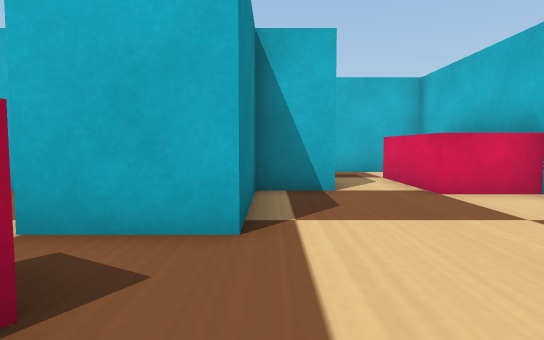
[1] (above)

17 first-person views from a walk through a Webots world. The camera is 0.08 m above the floor, tilts 4° down and sees 75° across. The floor is counted in squares, 0.1 m on a side. Each view is taken from the middle of a square. On the plan, view 1 faces up. The plan holds only what a view shows up to about 11 squares ahead; the rest is blank. The place goes on beyond the plan. Robots are left out. Simple shapes and patterns stand in for the simulator's stock objects.

[2]
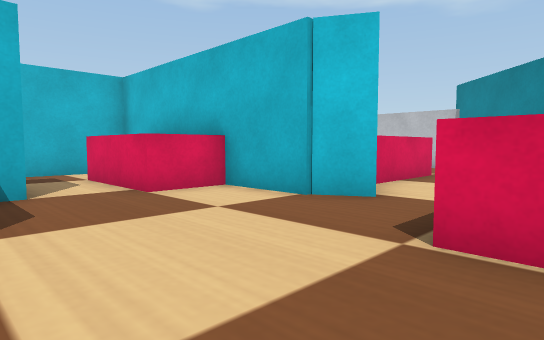

[3]
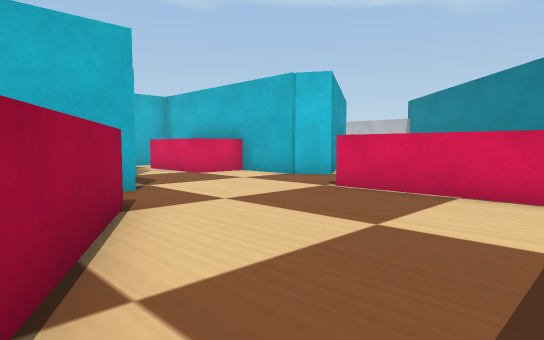

[4]
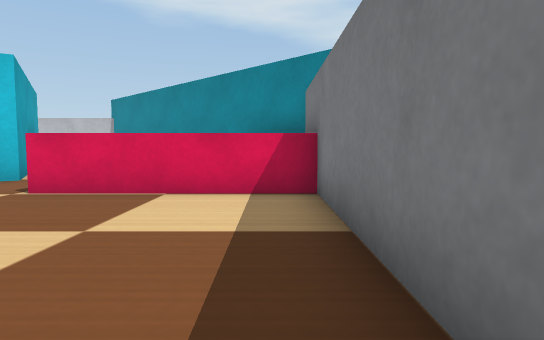

[5]
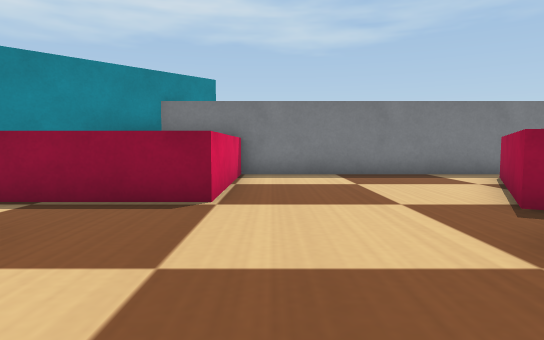

[6]
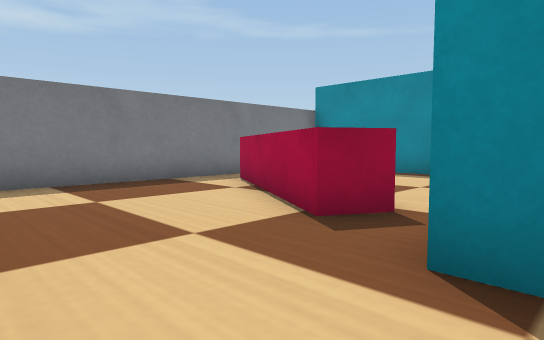

[7]
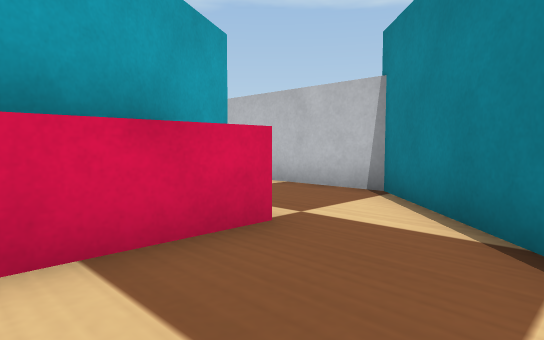

[8]
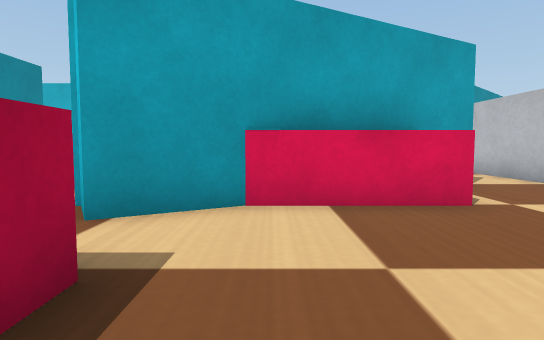

[9]
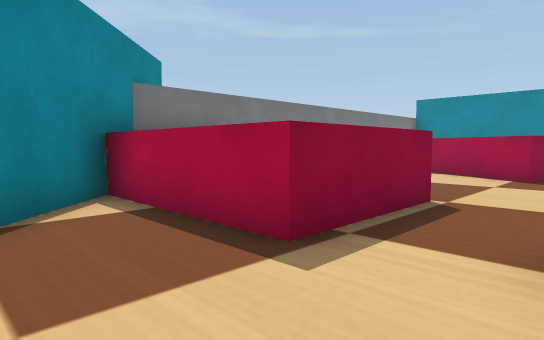

[10]
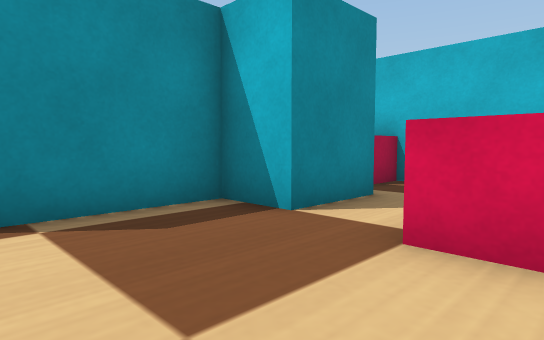

[11]
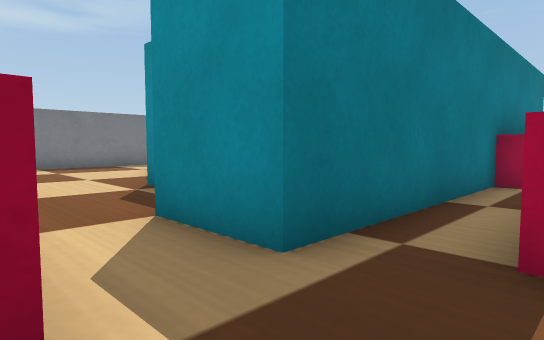

[12]
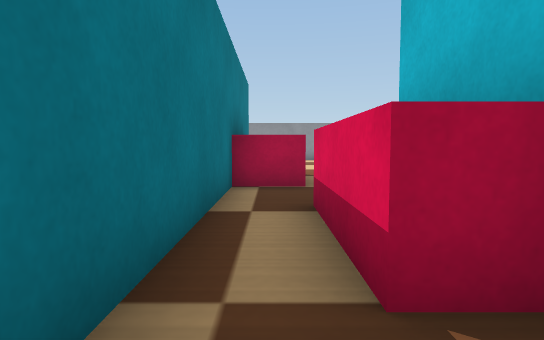

[13]
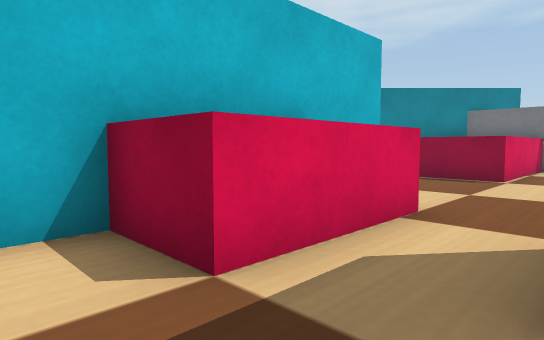

[14]
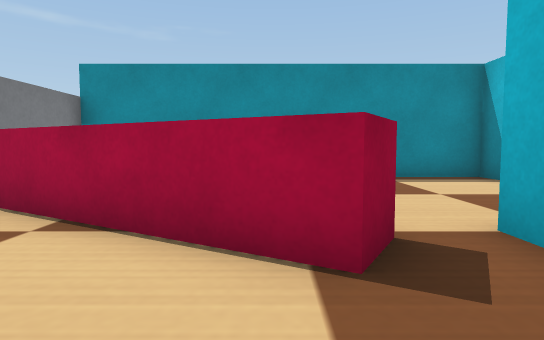

[15]
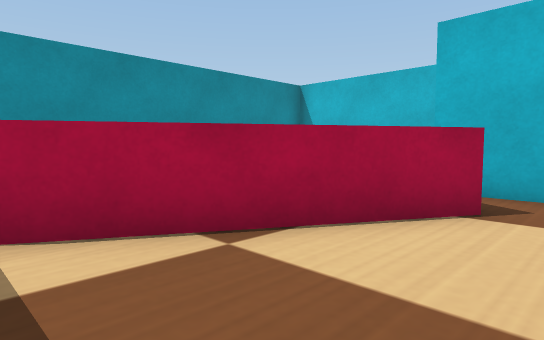

[16]
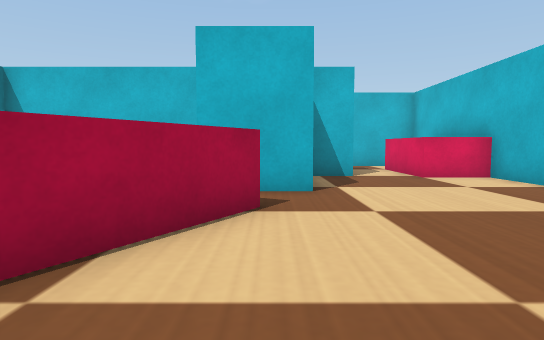

[17]
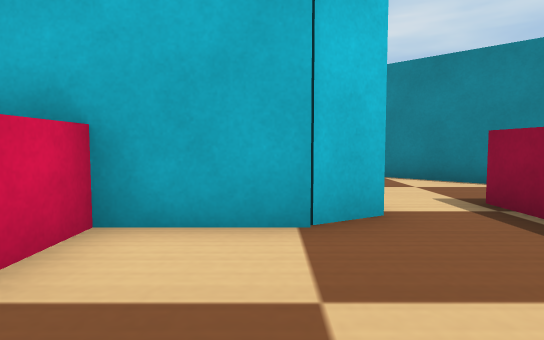

### Floor plan
Key: @ floor where view 1 was taken; # wall or solid block; . floor; B cyan box; R red box.
Columns run from 6 left of view 1 to 13 right of it. Each row starts with its distance up from view 1.
 11    ####BBBB
 10  R.####...##
  9  R.......RR#       #
  8 RR######.RRR      .#
  7   ##  ##.RRR      .#
  6 ####  ##.RRR    ##.#
  5  ..   B...##  RRR..#
  4  ...  B...###RRRR..#
  3  ...BBB....##.....B
  2   ..RR...........B
  1     RR...RRRR...B
  0     R.@..R  R..B
 -1    RR....R  R.B
 -2   RR.....R  RB
 -3   R......R  R
 -4 ###########B
 -5           B

Positions as (right, up) in squares from view 1, and headings:
1: (0, 0), facing up
2: (0, 0), facing up-right
3: (-3, -3), facing up-right
4: (-3, -3), facing right
5: (2, 6), facing down
6: (2, 4), facing down-left
7: (7, 1), facing up-right
8: (7, -1), facing up
9: (8, 3), facing down-left
10: (4, 3), facing up-left
11: (3, 10), facing down-left
12: (2, 9), facing left
13: (1, 10), facing down-right
14: (1, 1), facing left
15: (0, -3), facing up-left
16: (-1, -3), facing up
17: (1, 4), facing right
